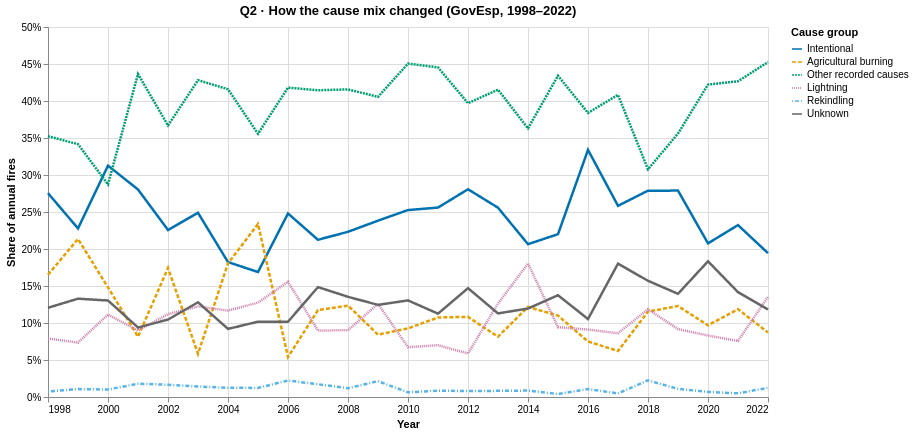

Notebook cell for this chart:
### Code cell
chart = alt.Chart(annual).mark_line(strokeWidth=2.5).encode(
    x=alt.X("year:Q", title="Year", scale=alt.Scale(zero=False), axis=alt.Axis(format="d", tickCount=8)),
    y=alt.Y("share:Q", title="Share of annual fires", axis=alt.Axis(format=".0%"), scale=alt.Scale(zero=True)),
    color=alt.Color("cause:N", title="Cause group", scale=alt.Scale(domain=groups, range=["#0072b2", "#e69f00", "#009e73", "#cc79a7", "#56b4e9", "#666666"])),
    strokeDash=alt.StrokeDash("cause:N", title="Cause group", sort=groups),
    tooltip=["cause:N", alt.Tooltip("year:O", title="Year"), alt.Tooltip("share:Q", format=".1%"), "fires:Q", alt.Tooltip("total:Q", title="All fires that year")]
).properties(width=720, height=370, title="Q2 · How the cause mix changed (GovEsp, 1998–2022)")
show_chart(chart)

### Figure 1 — Vega-Lite specification as saved in the notebook (floating-point values rounded to 4 significant figures; data arrays with more than 128 entries replaced by an {"elided": "..."} marker saying what was removed)
{"$schema": "https://vega.github.io/schema/vega-lite/v5.json", "config": {"view": {"continuousHeight": 300, "continuousWidth": 300}}, "data": {"name": "data-c2c439224eb2e0e54b3fe27275b531a0"}, "datasets": {"data-c2c439224eb2e0e54b3fe27275b531a0": {"elided": "150 records"}}, "encoding": {"color": {"field": "cause", "scale": {"domain": ["Intentional", "Agricultural burning", "Other recorded causes", "Lightning", "Rekindling", "Unknown"], "range": ["#0072b2", "#e69f00", "#009e73", "#cc79a7", "#56b4e9", "#666666"]}, "title": "Cause group", "type": "nominal"}, "strokeDash": {"field": "cause", "sort": ["Intentional", "Agricultural burning", "Other recorded causes", "Lightning", "Rekindling", "Unknown"], "title": "Cause group", "type": "nominal"}, "tooltip": [{"field": "cause", "type": "nominal"}, {"field": "year", "title": "Year", "type": "ordinal"}, {"field": "share", "format": ".1%", "type": "quantitative"}, {"field": "fires", "type": "quantitative"}, {"field": "total", "title": "All fires that year", "type": "quantitative"}], "x": {"axis": {"format": "d", "tickCount": 8}, "field": "year", "scale": {"zero": false}, "title": "Year", "type": "quantitative"}, "y": {"axis": {"format": ".0%"}, "field": "share", "scale": {"zero": true}, "title": "Share of annual fires", "type": "quantitative"}}, "height": 370, "mark": {"strokeWidth": 2.5, "type": "line"}, "title": "Q2 · How the cause mix changed (GovEsp, 1998–2022)", "width": 720}
